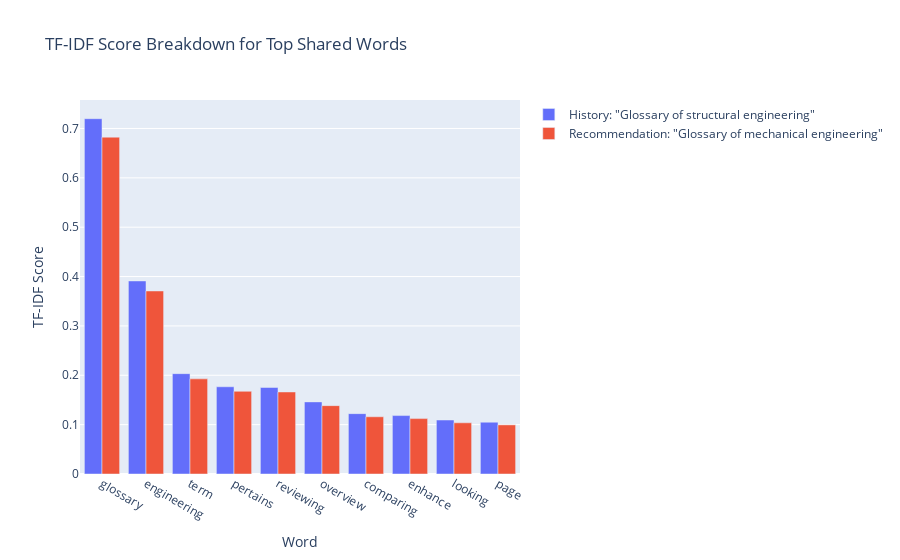

Source (notebook cell):
### Markdown cell above
## Document Similarity Examples

To get a feel for how the similarity model works, let's look at pairs of articles that are either very similar or very dissimilar.

### Most Similar Documents

Below are two articles from the corpus with one of the highest cosine similarity scores. As expected, they cover nearly identical topics, which is reflected in their high score. I will find a pair of articles with high similarity, print their titles and similarity score, and then show the top shared words that contribute to this high score.

### Code cell
# To avoid a huge matrix, we'll compare a random subset of 1000 articles against the whole corpus
subset_size = 1000
if subset_size > corpus_vectors.shape[0]:
    subset_size = corpus_vectors.shape[0]

random_indices = np.random.choice(corpus_vectors.shape[0], subset_size, replace=False)
subset_vectors = corpus_vectors[random_indices]

similarity_matrix = cosine_similarity(subset_vectors, corpus_vectors)
sorted_indices = np.argsort(similarity_matrix, axis=None)[::-1]
found_pair = False
for flat_idx in sorted_indices:
    idx_2d = np.unravel_index(flat_idx, similarity_matrix.shape)
    sim_score = similarity_matrix[idx_2d]
    
    if sim_score >= 0.9999:
        continue
        
    doc1_corpus_idx = random_indices[idx_2d[0]]
    doc2_corpus_idx = idx_2d[1]
    
    doc1_title = corpus_data.loc[doc1_corpus_idx, 'title']
    doc2_title = corpus_data.loc[doc2_corpus_idx, 'title']
    url1 = corpus_data.loc[doc1_corpus_idx, 'url']
    url2 = corpus_data.loc[doc2_corpus_idx, 'url']
    
    if url1 == url2:
        continue
    if doc1_title in doc2_title or doc2_title in doc1_title:
        continue

    max_sim = sim_score
    found_pair = True
    break

if found_pair:
    print(f"--- Most Similar Documents (Score < 1.0) ---")
    print(f"Score: {max_sim:.4f}")
    print(f"Article 1: '{doc1_title}' ({url1})")
    print(f"Article 2: '{doc2_title}' ({url2})")

    print("\n--- Shared Words Breakdown ---")
    visualize_recommendation_breakdown(url1, url2, vectorizer, corpus_data, corpus_vectors, corpus_data, corpus_vectors)
else:
    print("Could not find a pair of different documents meeting all criteria.")

### Figure 1 — Plotly figure (JSON) as saved in the notebook; plotly's stock layout.template omitted (floating-point values rounded to 4 significant figures)
{"data": [{"name": "History: \"Glossary of structural engineering\"", "type": "bar", "x": ["glossary", "engineering", "term", "pertains", "reviewing", "overview", "comparing", "enhance", "looking", "page"], "y": [0.7198, 0.3911, 0.2033, 0.1767, 0.1753, 0.1461, 0.1223, 0.1184, 0.1094, 0.105]}, {"name": "Recommendation: \"Glossary of mechanical engineering\"", "type": "bar", "x": ["glossary", "engineering", "term", "pertains", "reviewing", "overview", "comparing", "enhance", "looking", "page"], "y": [0.6824, 0.3708, 0.1927, 0.1675, 0.1662, 0.1385, 0.1159, 0.1122, 0.1037, 0.09953]}], "layout": {"barmode": "group", "title": {"text": "TF-IDF Score Breakdown for Top Shared Words"}, "xaxis": {"title": {"text": "Word"}}, "yaxis": {"title": {"text": "TF-IDF Score"}}}}
